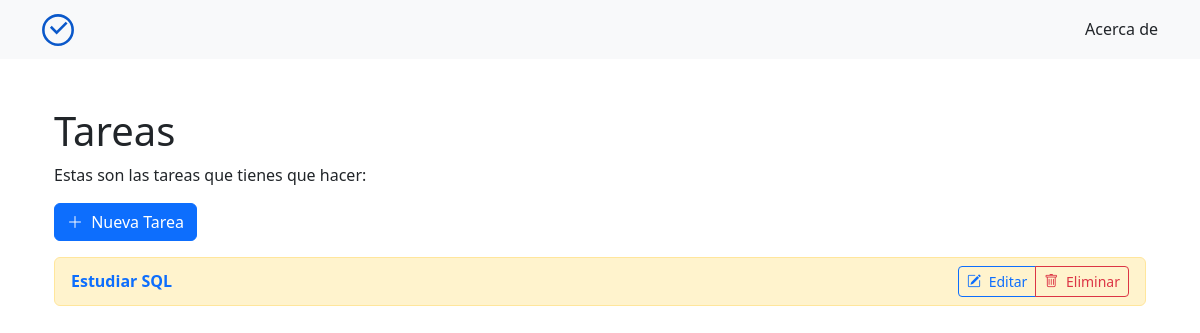
Before: / with the older database file.
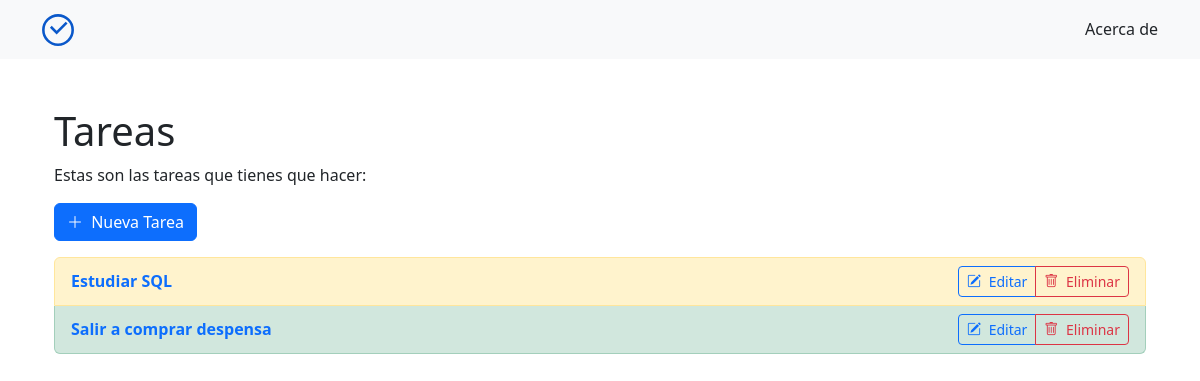
After: the same page with the newer database file.
### tables this page shows
CREATE TABLE tareas (
            id INTEGER PRIMARY KEY AUTOINCREMENT,
            nombre TEXT NOT NULL,
            estado TEXT NOT NULL DEFAULT 'pendiente',
            categoria_id INTEGER NOT NULL,
            created_at TEXT NOT NULL DEFAULT (datetime('now','localtime')),
            updated_at TEXT NOT NULL DEFAULT (datetime('now','localtime')),
            FOREIGN KEY (categoria_id) REFERENCES categorias(id)
                ON UPDATE CASCADE
                ON DELETE RESTRICT
        );

### app.py (the view)
@app.route("/")
def index():
    registros = Tarea.get_all()
    return render_template("index.html", tareas=registros)

### database.py (called while the page is built)
def connect_db():
    conn = sqlite3.connect(DATABASE_NAME) # Conecta a la base de datos
    conn.row_factory = sqlite3.Row  # Devuelve filas tipo Row: acceso por índice y por llave
    conn.execute("PRAGMA foreign_keys = ON") # Activa el modo de clave foránea
    return conn

def query_all(sql, params=None):
    conn = connect_db()
    rows = conn.execute(sql, params or ()).fetchall()
    conn.close()
    return rows

### models/tarea.py (called while the page is built)
    @staticmethod
    def get_all():
        return query_all(
            "SELECT id, nombre, estado, categoria_id, created_at, updated_at FROM tareas ORDER BY id"
        )

### templates/index.html (shortened to what this page needs)
{% extends "layout.html" %}
{% block content %}
<section class="container mt-4" id="tareas">
  <header>
    <h1>Tareas</h1>
    <p>Estas son las tareas que tienes que hacer:</p>
  </header>
  <a href="/crear" class="btn btn-primary mb-3" title="Crear Nueva Tarea">
    <i class="bi bi-plus-lg me-1"></i>
    Nueva Tarea
  </a>
  {% if tareas %}
  <div class="list-group">
    {% for tarea in tareas %}
    {% set is_done = tarea.estado == 'completada' %}
    <div class="list-group-item d-flex justify-content-between align-items-center {{ 'list-group-item-success' if is_done else 'list-group-item-warning' }}">
      <a href="/tarea/{{ tarea.id }}" class="text-decoration-none">
        <span class="fw-semibold">{{ tarea.nombre }}</span>
      </a>
      <div class="btn-group" role="group">
        <a href="/editar/{{ tarea.id }}" class="btn btn-sm btn-outline-primary">
          <i class="bi bi-pencil-square me-1"></i>
          Editar
        </a>
        <a href="/eliminar/{{ tarea.id }}" class="btn btn-sm btn-outline-danger" onclick="return confirm('¿Estás seguro de que quieres eliminar esta tarea?')">
          <i class="bi bi-trash me-1"></i>
          Eliminar
        </a>
      </div>
    </div>
    {% endfor %}
  </div>
  {% else %}
  <div class="alert alert-warning">
    No hay tareas pendientes. ¡Agrega una nueva tarea!
  </div>
  {% endif %}
</section>
{% endblock %}

### templates/layout.html (shortened to what this page needs)
<!DOCTYPE html>
<html lang="en">
  <head>
    <link href="https://cdn.jsdelivr.net/npm/bootstrap@5.3.8/dist/css/bootstrap.min.css" rel="stylesheet">
    <link rel="stylesheet" href="https://cdn.jsdelivr.net/npm/bootstrap-icons@1.11.3/font/bootstrap-icons.min.css">
  </head>
  <body>
    <nav class="navbar navbar-expand-lg navbar-light bg-light">
      <div class="container">
        <a href="/" class="navbar-brand">
          <img src="/static/rutina.py-logo.svg" alt="Logo Rutina.py" width="32" height="32">
        </a>
        <a href="/acerca" class="nav-link">Acerca de</a>
      </div>
    </nav>
    <br>
    <main class="container">
      {% block content %}
      {% endblock %}
    </main>
  </body>
</html>

Changed rows visible on the page:
added tareas: nombre "Salir a comprar despensa"
